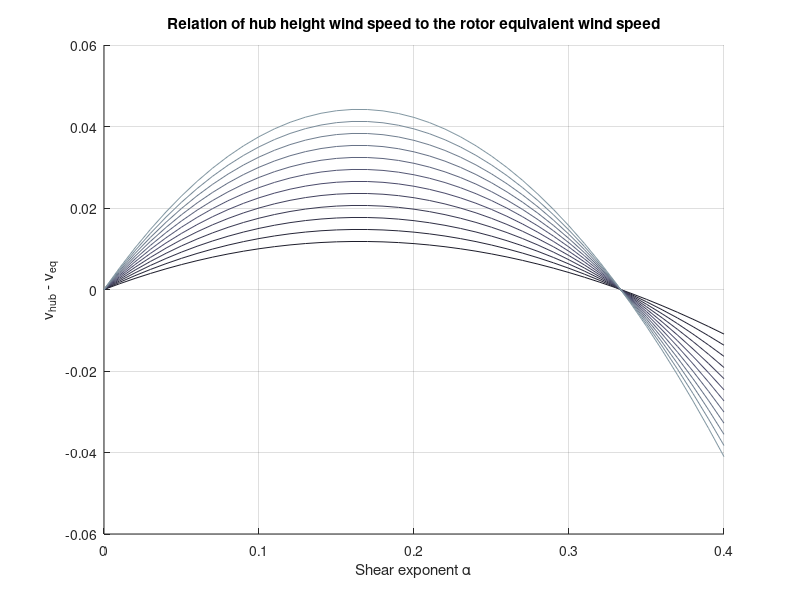

The MATLAB source for this figure:
function [] = RotorEquivalentWindSpeedBehavior
    clc
    clear
    close('all')

    %% Settings

    % Rotor settings
    RotorDiameter    	= 135;
    RotorRadius      	= RotorDiameter / 2;
    HubHeight       	= 130;
    StepSize            = 0.1;

    % Rotor coordinates
    RotorCoordinatesY 	= (HubHeight - RotorRadius) : StepSize : (HubHeight + RotorRadius);
    RotorCoordinatesX 	= sqrt(RotorRadius ^ 2 - (RotorCoordinatesY - HubHeight).^2);
    RotorPanelElements  = (RotorCoordinatesX * 2 * StepSize)';

    % Shear exponent
    ShearExponent    	= 0 : 0.01 : 0.4;

    ReferenceHeight   	= HubHeight;
    ReferenceWindSpeeds = 4 : 15;

    % Plot preparation
    ColorMap            = bone(25);
    AH                  = subplot(1, 1, 1);

    for ReferenceWindSpeed = ReferenceWindSpeeds

        %% Calculation

        % v_1   z_1 ^ a
        % --- = ---
        % v_2   z_2

        % For few large panel elements Bianca's equation suits better
        WindProfile                 = bsxfun(@power, RotorCoordinatesY' / ReferenceHeight, ShearExponent) * ReferenceWindSpeed;
        RotorEquivalentWindSpeed    = nthroot(1 / sum(RotorPanelElements) * sum(bsxfun(@times, WindProfile .^ 3, RotorPanelElements)), 3);

        %% Plot   
        hold(AH, 'on')
        plot(AH, ShearExponent, ReferenceWindSpeed - RotorEquivalentWindSpeed, 'color', ColorMap(ReferenceWindSpeed, :));

    end

    %plot(AH, WindProfile(:, (1 : 5 : length(ShearExponent))), RotorCoordinatesY, 'color', ColorMap(ReferenceWindSpeed, :));

    xlabel(AH, 'Shear exponent \alpha')
    ylabel(AH, 'v_{hub} - v_{eq}')
    title(AH, 'Relation of hub height wind speed to the rotor equivalent wind speed')
    grid(AH, 'on')
    
end